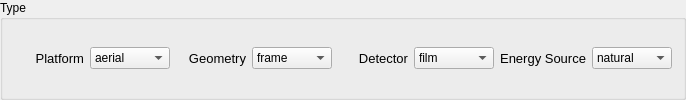
       <widget class="QGroupBox" name="groupBox">
        <property name="title">
         <string>Type</string>
        </property>
        <layout class="QHBoxLayout" name="horizontalLayout_40">
         <item>
          <layout class="QHBoxLayout" name="horizontalLayout_12">
           <item>
            <widget class="QLabel" name="label_4">
             <property name="sizePolicy">
              <sizepolicy hsizetype="MinimumExpanding" vsizetype="Preferred">
               <horstretch>0</horstretch>
               <verstretch>0</verstretch>
              </sizepolicy>
             </property>
             <property name="minimumSize">
              <size>
               <width>70</width>
               <height>0</height>
              </size>
             </property>
             <property name="text">
              <string>&lt;!DOCTYPE HTML PUBLIC &quot;-//W3C//DTD HTML 4.0//EN&quot; &quot;http://www.w3.org/TR/REC-html40/strict.dtd&quot;&gt;
&lt;html&gt;&lt;head&gt;&lt;meta name=&quot;qrichtext&quot; content=&quot;1&quot; /&gt;&lt;style type=&quot;text/css&quot;&gt;
p, li { white-space: pre-wrap; }
&lt;/style&gt;&lt;/head&gt;&lt;body style=&quot; font-family:'Sans'; font-size:10pt; font-weight:400; font-style:normal;&quot;&gt;
&lt;table style=&quot;-qt-table-type: root; margin-top:4px; margin-bottom:4px; margin-left:4px; margin-right:4px;&quot;&gt;
&lt;tr&gt;
&lt;td style=&quot;border: none;&quot;&gt;
&lt;p align=&quot;right&quot; style=&quot; margin-top:0px; margin-bottom:0px; margin-left:0px; margin-right:0px; -qt-block-indent:0; text-indent:0px;&quot;&gt;Platform&lt;/p&gt;&lt;/td&gt;&lt;/tr&gt;&lt;/table&gt;&lt;/body&gt;&lt;/html&gt;</string>
             </property>
            </widget>
           </item>
           <item>
            <widget class="QComboBox" name="platformCombo">
             <property name="minimumSize">
              <size>
               <width>80</width>
               <height>0</height>
              </size>
             </property>
             <item>
              <property name="text">
               <string>aerial</string>
              </property>
             </item>
            </widget>
           </item>
          </layout>
         </item>
         <item>
          <layout class="QHBoxLayout" name="horizontalLayout_11">
           <item>
            <widget class="QLabel" name="label_2">
             <property name="sizePolicy">
              <sizepolicy hsizetype="MinimumExpanding" vsizetype="Preferred">
               <horstretch>0</horstretch>
               <verstretch>0</verstretch>
              </sizepolicy>
             </property>
             <property name="minimumSize">
              <size>
               <width>70</width>
               <height>0</height>
              </size>
             </property>
             <property name="text">
              <string>&lt;!DOCTYPE HTML PUBLIC &quot;-//W3C//DTD HTML 4.0//EN&quot; &quot;http://www.w3.org/TR/REC-html40/strict.dtd&quot;&gt;
&lt;html&gt;&lt;head&gt;&lt;meta name=&quot;qrichtext&quot; content=&quot;1&quot; /&gt;&lt;style type=&quot;text/css&quot;&gt;
p, li { white-space: pre-wrap; }
&lt;/style&gt;&lt;/head&gt;&lt;body style=&quot; font-family:'Sans'; font-size:10pt; font-weight:400; font-style:normal;&quot;&gt;
&lt;table style=&quot;-qt-table-type: root; margin-top:4px; margin-bottom:4px; margin-left:4px; margin-right:4px;&quot;&gt;
&lt;tr&gt;
&lt;td style=&quot;border: none;&quot;&gt;
&lt;p align=&quot;right&quot; style=&quot; margin-top:0px; margin-bottom:0px; margin-left:0px; margin-right:0px; -qt-block-indent:0; text-indent:0px;&quot;&gt;Geometry&lt;/p&gt;&lt;/td&gt;&lt;/tr&gt;&lt;/table&gt;&lt;/body&gt;&lt;/html&gt;</string>
             </property>
            </widget>
           </item>
           <item>
            <widget class="QComboBox" name="geometryCombo">
             <property name="minimumSize">
              <size>
               <width>80</width>
               <height>0</height>
              </size>
             </property>
             <item>
              <property name="text">
               <string>frame</string>
              </property>
             </item>
            </widget>
           </item>
          </layout>
         </item>
         <item>
          <layout class="QHBoxLayout" name="horizontalLayout_13" stretch="1,0">
           <item>
            <widget class="QLabel" name="label_3">
             <property name="sizePolicy">
              <sizepolicy hsizetype="MinimumExpanding" vsizetype="Preferred">
               <horstretch>0</horstretch>
               <verstretch>0</verstretch>
              </sizepolicy>
             </property>
             <property name="minimumSize">
              <size>
               <width>70</width>
               <height>0</height>
              </size>
             </property>
             <property name="text">
              <string>&lt;!DOCTYPE HTML PUBLIC &quot;-//W3C//DTD HTML 4.0//EN&quot; &quot;http://www.w3.org/TR/REC-html40/strict.dtd&quot;&gt;
&lt;html&gt;&lt;head&gt;&lt;meta name=&quot;qrichtext&quot; content=&quot;1&quot; /&gt;&lt;style type=&quot;text/css&quot;&gt;
p, li { white-space: pre-wrap; }
&lt;/style&gt;&lt;/head&gt;&lt;body style=&quot; font-family:'Sans'; font-size:10pt; font-weight:400; font-style:normal;&quot;&gt;
&lt;table style=&quot;-qt-table-type: root; margin-top:4px; margin-bottom:4px; margin-left:4px; margin-right:4px;&quot;&gt;
&lt;tr&gt;
&lt;td style=&quot;border: none;&quot;&gt;
&lt;p align=&quot;right&quot; style=&quot; margin-top:0px; margin-bottom:0px; margin-left:0px; margin-right:0px; -qt-block-indent:0; text-indent:0px;&quot;&gt;Detector&lt;/p&gt;&lt;/td&gt;&lt;/tr&gt;&lt;/table&gt;&lt;/body&gt;&lt;/html&gt;</string>
             </property>
             <property name="alignment">
              <set>Qt::AlignRight|Qt::AlignTrailing|Qt::AlignVCenter</set>
             </property>
            </widget>
           </item>
           <item>
            <widget class="QComboBox" name="detectorCombo">
             <property name="minimumSize">
              <size>
               <width>80</width>
               <height>0</height>
              </size>
             </property>
             <item>
              <property name="text">
               <string>film</string>
              </property>
             </item>
             <item>
              <property name="text">
               <string>ccd</string>
              </property>
             </item>
            </widget>
           </item>
          </layout>
         </item>
         <item>
          <layout class="QHBoxLayout" name="horizontalLayout_8" stretch="1,0">
           <item>
            <widget class="QLabel" name="label_26">
             <property name="text">
              <string>&lt;!DOCTYPE HTML PUBLIC &quot;-//W3C//DTD HTML 4.0//EN&quot; &quot;http://www.w3.org/TR/REC-html40/strict.dtd&quot;&gt;
&lt;html&gt;&lt;head&gt;&lt;meta name=&quot;qrichtext&quot; content=&quot;1&quot; /&gt;&lt;style type=&quot;text/css&quot;&gt;
p, li { white-space: pre-wrap; }
&lt;/style&gt;&lt;/head&gt;&lt;body style=&quot; font-family:'Sans'; font-size:10pt; font-weight:400; font-style:normal;&quot;&gt;
&lt;table style=&quot;-qt-table-type: root; margin-top:4px; margin-bottom:4px; margin-left:4px; margin-right:4px;&quot;&gt;
&lt;tr&gt;
&lt;td style=&quot;border: none;&quot;&gt;
&lt;p align=&quot;right&quot; style=&quot; margin-top:0px; margin-bottom:0px; margin-left:0px; margin-right:0px; -qt-block-indent:0; text-indent:0px;&quot;&gt;Energy Source&lt;/p&gt;&lt;/td&gt;&lt;/tr&gt;&lt;/table&gt;&lt;/body&gt;&lt;/html&gt;</string>
             </property>
             <property name="alignment">
              <set>Qt::AlignRight|Qt::AlignTrailing|Qt::AlignVCenter</set>
             </property>
            </widget>
           </item>
           <item>
            <widget class="QComboBox" name="energyCombo">
             <property name="minimumSize">
              <size>
               <width>80</width>
               <height>0</height>
              </size>
             </property>
             <item>
              <property name="text">
               <string>natural</string>
              </property>
             </item>
            </widget>
           </item>
          </layout>
         </item>
        </layout>
       </widget>
